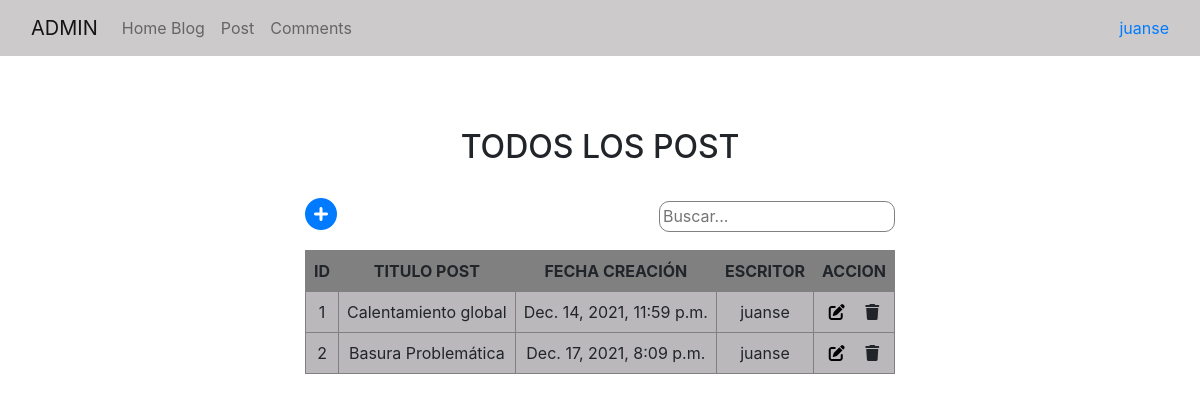
The app's page /_admin2-post (signed in) with its own data.
### post/models.py (models this page shows, shortened)
class Post(models.Model):
    title = models.CharField(max_length=50)
    content = models.CharField(max_length=500)
    created = models.DateTimeField(default=timezone.now)
    active = models.BooleanField(default=True)
    category_id = models.ForeignKey(Category, on_delete=models.CASCADE)
    user_id = models.ForeignKey(User, on_delete=models.CASCADE)

### login/views.py (the view)
# urls.py: path('_admin2-post',views.showAdmin2Post, name = '_admin2-post'),
def showAdmin2Post(request):
    id_user = request.user.id
    result = Post.objects.filter(user_id = id_user).filter(active = 1)
    if result:
        context = {'data':result}
    else:
        context = {}
    return render(request, 'admin2-post.html', context)

### templates/admin2-post.html (shortened to what this page needs)
{% extends 'base-admin.html' %}
{% load static %}
{% block content %}
<br><br><br>
<div class="table-container">
    <h2>TODOS LOS POST</h2>
</div>
<br>
<div class="table-container">
    <div class="div-container">
        <div class="div-search">
            <a href="{% url '_admin2-post-new' %}">
                <i class="fas fa-plus-circle fa-2x"></i>
            </a>
            <input type="text" onkeyup="myFunction()" placeholder="Buscar..." id="myInput">
        </div>
        <table class="table-content" id="example">
            <thead>
                <tr>
                    <th>ID</th>
                    <th>TITULO POST</th>
                    <th>FECHA CREACIÓN</th>
                    <th>ESCRITOR</th>
                    <th>ACCION</th>
                </tr>
            </thead>
            <tbody>
                {%for i in data%}
                       <tr>
                           <td>{{i.id}}</td>
                           <td>{{i.title}}</td>
                           <td>{{i.created}}</td>
                           <td>{{i.user_id}}</td>
                           <td>
                                <div>
                                    <a class="link" href="{% url '_admin2-post-edit' i.id %}">
                                        <i class="fas fa-edit mr-3"></i>
                                    </a>
                                    <a class="link">
                                        <i class="fas fa-trash"></i>
                                    </a>
                                </div>
                           </td>
                       </tr>
                {%endfor%}
            </tbody>
        </table>
    </div>
</div>
{% endblock content %}

### templates/base-admin.html (shortened to what this page needs)
{% load static %}
<!DOCTYPE html>
<html lang="en">
<head>
  <link rel="stylesheet" href="https://cdnjs.cloudflare.com/ajax/libs/jqueryui/1.12.1/jquery-ui.min.css">
  <link rel="stylesheet" type="text/css" href="{% static 'css/bootstrap.min.css' %}">
  <link rel="stylesheet" href="https://cdnjs.cloudflare.com/ajax/libs/font-awesome/6.0.0-beta3/css/all.min.css">
  </head>
<body>
  <nav class="navbar navbar-expand-lg navbar-light" style="background-color: rgb(204, 202, 202);">
    <div class="container-fluid">
      <a class="navbar-brand" href="#">ADMIN</a>
      <div class="collapse navbar-collapse" id="navbarNav">
        <ul class="navbar-nav">
          <li class="nav-item">
            <a class="nav-link" aria-current="page" href="{% url 'home' %}">Home Blog</a>
          </li>
          <li class="nav-item">
            <a class="nav-link" href="{% url '_admin2-post' %}">Post</a>
          </li>
          <li class="nav-item">
            <a class="nav-link" href="#">Comments</a>
          </li>
        </ul>
      </div>
      <a class="nav-item" href="{% url 'logout' %}" data-bs-toggle="tooltip" data-bs-placement="bottom"
        title="Click para Logout">
        {{user.username}}
      </a>
    </div>
  </nav>
  {%block content%}
  {% endblock content%}
  </body>
</html>

### templates/admin2-post.html (style rules this page uses)
.table-container { width: 100%; display: flex; justify-content: center; }
.div-container { display: flex; flex-direction: column; }
.div-container input { width: 40%; align-self: flex-end; border-radius: 10px; border: 1px solid gray; padding: 0.5%; }
.table-content { width: auto; margin-top: 3%; }
.table-content thead { background-color: gray; text-align: center; }
.table-content tbody { background-color: rgb(186, 184, 187); text-align: center; }
.table-content thead th { border: 1px solid gray; padding: 1vh; }
.table-content tbody td { border: 1px solid gray; padding: 1vh; }
.div-search { display: flex; justify-content: space-between; align-items: center; }
.link { color: black; text-decoration: none; }

### records on screen
Post: id "1", title "Calentamiento global", created "Dec. 14, 2021, 11:59 p.m.", user_id "juanse"
Post: id "2", title "Basura Problemática", created "Dec. 17, 2021, 8:09 p.m.", user_id "juanse"

### other values on screen
{{ user.username }} "juanse"
